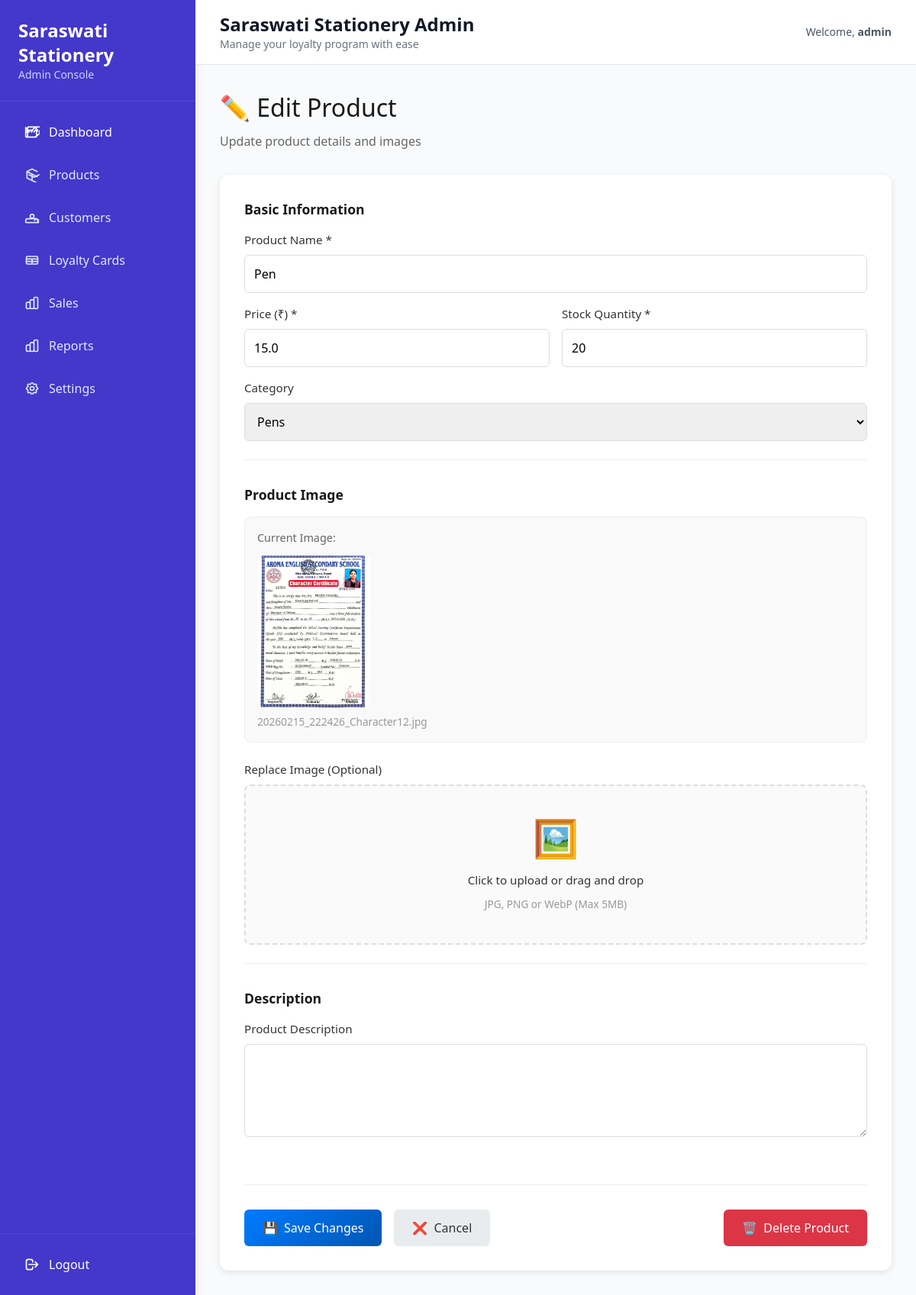
The page /admin/edit_product/1 (signed in) on the database as committed earlier.
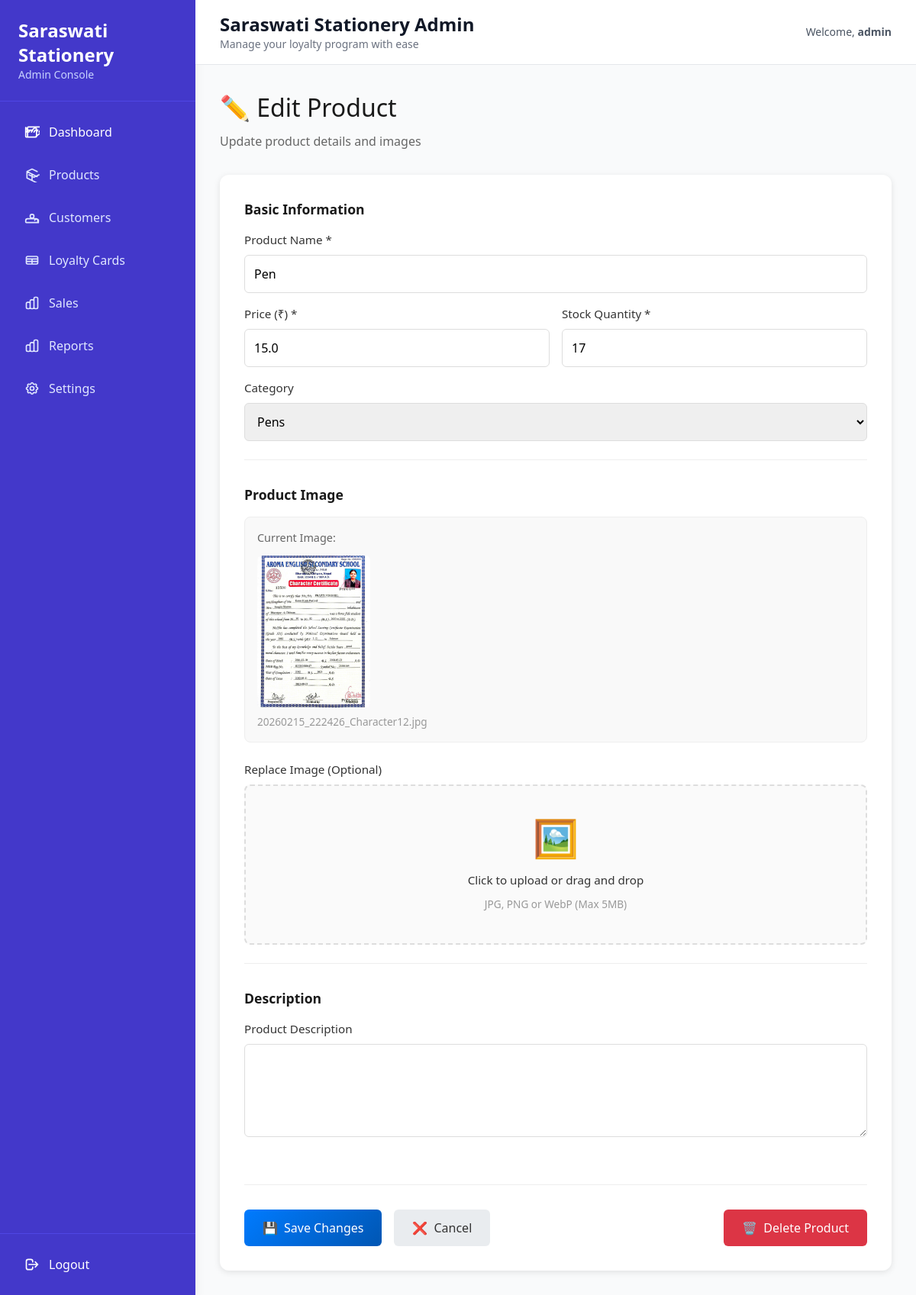
The same page on the database as committed later.
### models.py (models this page shows, shortened)
class Product(db.Model):
    id = db.Column(db.Integer, primary_key=True)
    name = db.Column(db.String(200), nullable=False)
    price = db.Column(db.Float, nullable=False)
    stock = db.Column(db.Integer, default=0)
    category = db.Column(db.String(100))
    description = db.Column(db.Text)
    image_filename = db.Column(db.String(255))  # Stores uploaded image filename
    created_at = db.Column(db.DateTime, default=db.func.current_timestamp())
    updated_at = db.Column(db.DateTime, default=db.func.current_timestamp(), onupdate=db.func.current_timestamp())
    def get_image_url(self):
        if self.image_filename:
            return f"/static/uploads/products/{self.image_filename}"
        return "/static/uploads/products/placeholder.svg"

### app.py (the view, shortened to what this page needs)
@app.route('/admin/edit_product/<int:id>', methods=['GET', 'POST'])
@login_required
def edit_product(id):
    product = Product.query.get_or_404(id)
    if not current_user.is_admin:
        abort(403)
    return render_template('admin/edit_product.html', product=product)

### app.py (called while the page is built)
@login_manager.user_loader
def load_user(user_id):
    return User.query.get(int(user_id))

### models.py (called while the page is built)
    @property
    def is_admin(self):
        return self.role == 'admin'

### templates/admin/edit_product.html (shortened to what the changed rows need)
{% extends 'admin/base_admin.html' %}
{% block content %}
<div class="page-container">
    <div class="content-area">
        <div class="page-header">
            <h1>✏️ Edit Product</h1>
        </div>
        <div class="form-card">
            <form method="POST" enctype="multipart/form-data">
                <div class="form-grid">
                    <div class="form-section">
                        <div class="form-group">
                            <label for="name">Product Name *</label>
                            <input
                                type="text"
                                id="name"
                                name="name"
                                class="form-control"
                                value="{{ product.name }}"
                                required
                            >
                        </div>
                        <div class="form-row">
                            <div class="form-group">
                                <label for="price">Price (₹) *</label>
                                <input
                                    type="number"
                                    id="price"
                                    name="price"
                                    class="form-control"
                                    step="0.01"
                                    min="0"
                                    value="{{ product.price }}"
                                    required
                                >
                            </div>
                            <div class="form-group">
                                <label for="stock">Stock Quantity *</label>
                                <input
                                    type="number"
                                    id="stock"
                                    name="stock"
                                    class="form-control"
                                    min="0"
                                    value="{{ product.stock }}"
                                    required
                                >
                            </div>
                        </div>
                        <div class="form-group">
                            <label for="category">Category</label>
                            <select id="category" name="category" class="form-control">
                                <option value="Pens" {% if product.category == 'Pens' %}selected{% endif %}>Pens</option>
                            </select>
                        </div>
                    </div>
                    <div class="form-section">
                        {% if product.image_filename %}
                        <div class="current-image">
                            <p class="current-image-label">Current Image:</p>
                            <img src="{{ product.get_image_url() }}" alt="{{ product.name }}" class="product-img">
                            <small class="image-filename">{{ product.image_filename }}</small>
                        </div>
                        {% endif %}
                    </div>
                </div>
            </form>
        </div>
    </div>
</div>
{% endblock %}

Rows that differ between the two databases and show on the page:
changed Product "20260215_222426_Character12.jpg": stock "20" → "17"
